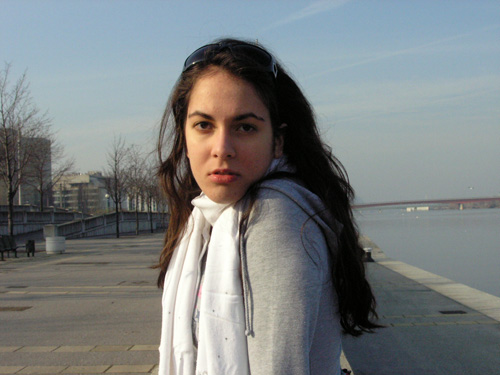
#> input picture tests/images/1.jpg, 500 x 375 px
$ python detectfaceimg.py   (Python 2 division)   (older library calls are emulated)
#> lines starting #> are read from the running program, lines starting #| are printed output that depends on the picture; after the words box and inside, x2 and y2 are one past the last pixel; in counts of white or black regions, pixels touching at a corner belong together
import cv2

# Get user supplied values
imagePath = "tests/images/1.jpg"
cascPath = "haarcascade_frontalface_default.xml"

# Create the haar cascade
faceCascade = cv2.CascadeClassifier(cascPath)

# Read the image
image = cv2.imread(imagePath)
#> image is the input picture: shape (375, 500, 3); mean B, G, R 127.8, 127.4, 122.8
gray = cv2.cvtColor(image, cv2.COLOR_BGR2GRAY)
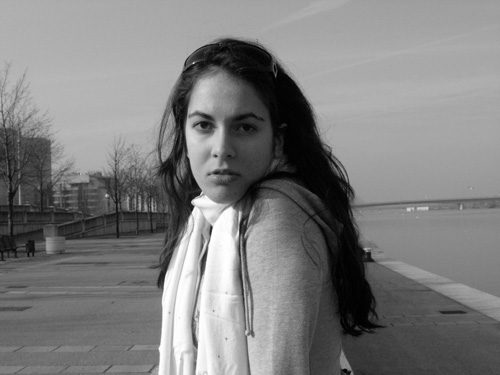
#> gray: shape (375, 500); min 0, max 255, mean 126.1

# Detect faces in the image
faces = faceCascade.detectMultiScale(
    gray,
    scaleFactor=1.1,
    minNeighbors=5,
    minSize=(30, 30),
    flags = cv2.cv.CV_HAAR_SCALE_IMAGE
)
#> faces = [[344, 188, 52, 52], [170, 82, 111, 111]]

print "Found {0} faces!".format(len(faces))
#| Found 2 faces!

# Draw a rectangle around the faces
for (x, y, w, h) in faces:
    cv2.rectangle(image, (x, y), (x+w, y+h), (0, 255, 0), 2)
#> this loop made 2 passes
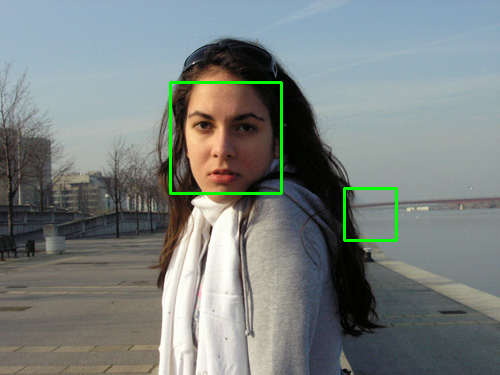
#> image: shape (375, 500, 3); 1.04% of pixels changed, all inside (x1, y1, x2, y2) = (169, 81, 398, 242)

cv2.imshow("Faces found", image)
cv2.waitKey(0)

$ run again, with tests/images/2.jpg copied over tests/images/1.jpg
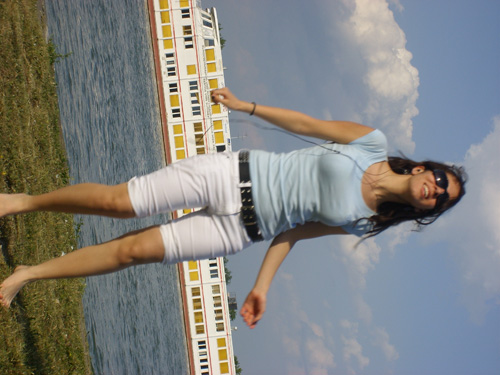
#> input picture tests/images/2.jpg, 500 x 375 px
#> image is the input picture: shape (375, 500, 3); mean B, G, R 128.5, 131, 130.1
#> `gray = cv2.cvtColor(image, cv2.COLOR_BGR2GRAY)`:
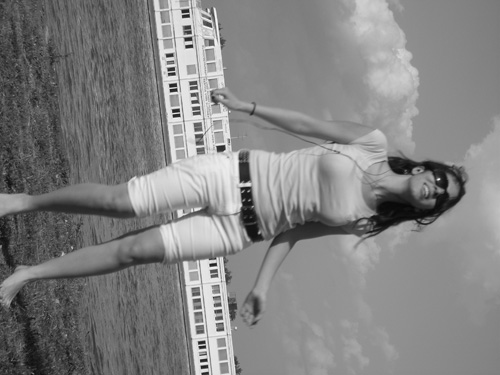
#> gray: shape (375, 500); min 7, max 251, mean 130.5
#> faces = ()
#| Found 0 faces!

$ run again, with tests/images/3.jpg copied over tests/images/1.jpg
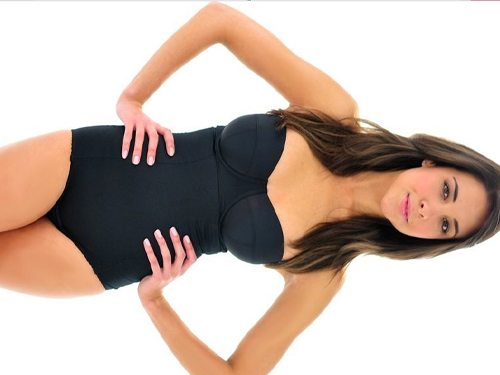
#> input picture tests/images/3.jpg, 500 x 375 px
#> image is the input picture: shape (375, 500, 3); mean B, G, R 172.6, 182.3, 199.3
#> `gray = cv2.cvtColor(image, cv2.COLOR_BGR2GRAY)`:
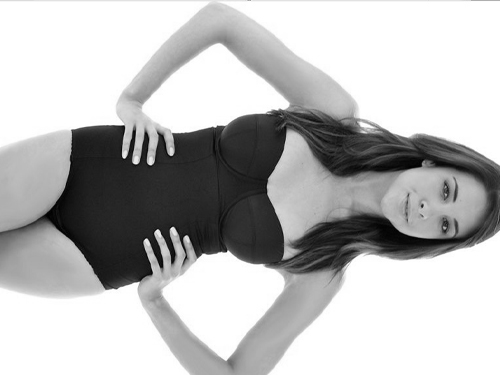
#> gray: shape (375, 500); min 0, max 255, mean 186.3
#> faces = ()
#| Found 0 faces!

$ run again, with tests/images/4.jpg copied over tests/images/1.jpg
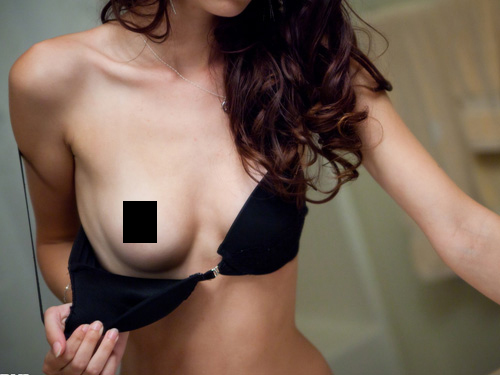
#> input picture tests/images/4.jpg, 500 x 375 px
#> image is the input picture: shape (375, 500, 3); mean B, G, R 84.4, 97.9, 117.8
#> `gray = cv2.cvtColor(image, cv2.COLOR_BGR2GRAY)`:
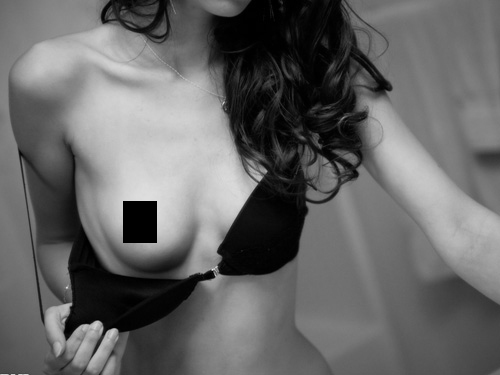
#> gray: shape (375, 500); min 0, max 236, mean 102.3
#> faces = ()
#| Found 0 faces!
